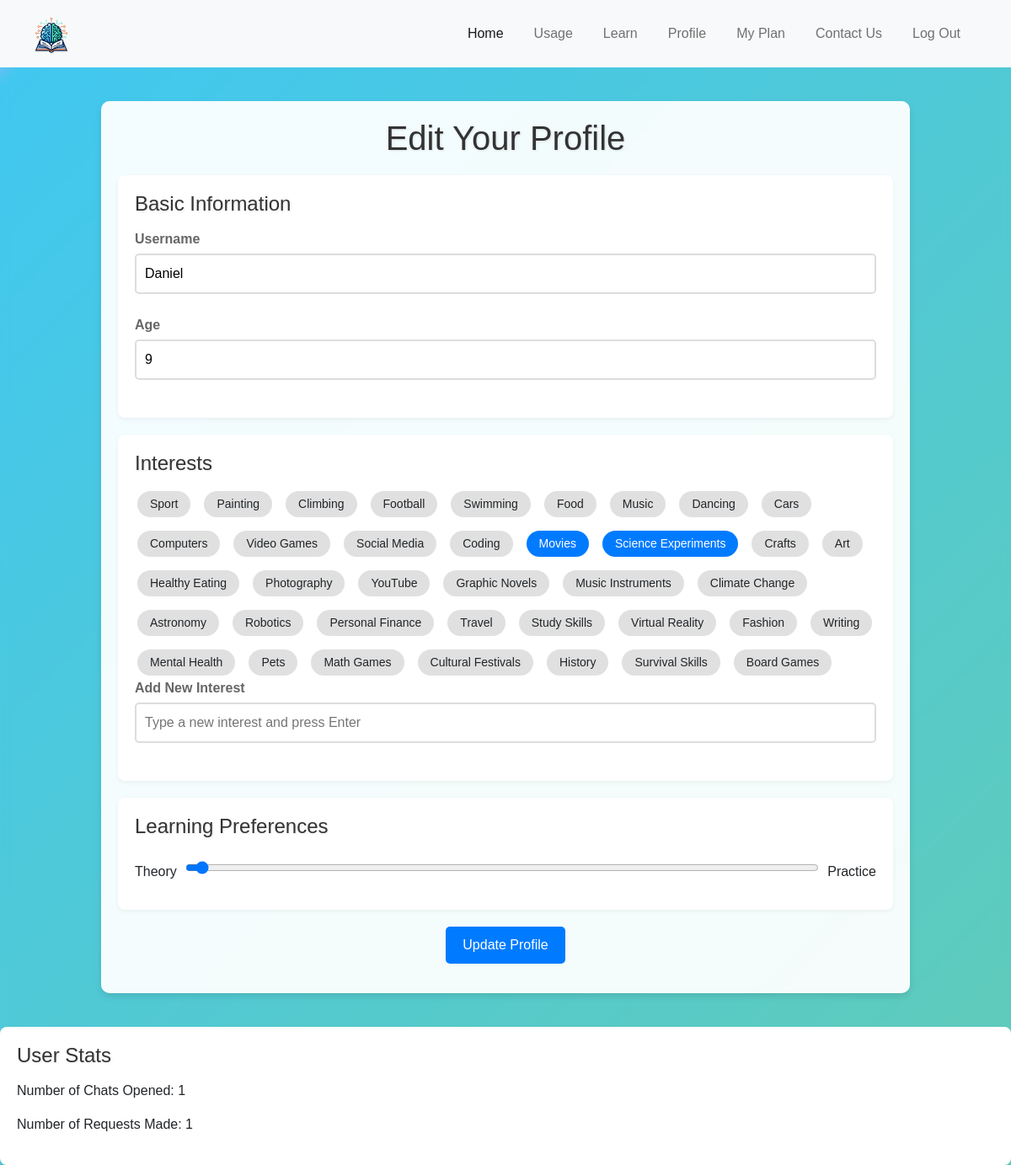
Screenshot of /profile (signed in) with the database file from the repository.
### tables this page shows
CREATE TABLE users (
    id INTEGER PRIMARY KEY AUTOINCREMENT,
    username TEXT NOT NULL UNIQUE,
    password TEXT NOT NULL
, age INTEGER, learning_preference INTEGER, likes TEXT, chats_opened INTEGER DEFAULT 0, requests_made INTEGER DEFAULT 0);

### app.py (the view)
@app.route("/profile", methods=["GET", "POST"])
@login_required
def profile():
    conn = get_db_connection("users.db")
    cursor = conn.cursor()
    if request.method == "POST":
        username = request.form['username']
        age = request.form['age']
        likes = ','.join(request.form.getlist('likes'))
        learning_preference = request.form['learning_preference']
        new_interest = request.form.get('new_interest')
        if new_interest:
            likes += f",{new_interest}"
        try:
            cursor.execute("UPDATE users SET username = ?, age = ?, likes = ?, learning_preference = ? WHERE id = ?",
                           (username, age, likes, learning_preference, session['user_id']))
            conn.commit()
            flash("Profile updated successfully", "info")
        finally:
            conn.close()
        return redirect(url_for('learn_mathematics'))
    else:
        cursor.execute("SELECT * FROM users WHERE id = ?", (session['user_id'],))
        user = dict(cursor.fetchone())
        user['likes'] = user['likes'].split(',') if user['likes'] else []
        conn.close()
        return render_template("profile.html", user=user)

### app.py (called while the page is built)
@app.after_request
def after_request(response):
    response.headers["Cache-Control"] = "no-cache, no-store, must-revalidate"
    response.headers["Expires"] = 0
    response.headers["Pragma"] = "no-cache"
    return response

### helpers.py (called while the page is built)
def login_required(f):
    @wraps(f)
    def decorated_function(*args, **kwargs):
        if session.get("user_id") is None:
            return redirect("/login")
        return f(*args, **kwargs)
    return decorated_function

def get_db_connection(db_name):
    conn = sqlite3.connect(db_name)
    conn.row_factory = sqlite3.Row  # to access columns by name
    return conn

### web-app/templates/profile.html (shortened to what this page needs)
{% extends "layout.html" %}
{% block content %}
<link rel="stylesheet" href="{{ url_for('static', filename='profile_styles.css') }}">
<div class="profile-container">
    <h1>Edit Your Profile</h1>
    <form method="POST" action="/profile" class="profile-form">
        <div class="form-section">
            <h2>Basic Information</h2>
            <div class="form-group">
                <label for="username">Username</label>
                <input type="text" id="username" name="username" value="{{ user.username }}" required>
            </div>
            <div class="form-group">
                <label for="age">Age</label>
                <input type="number" id="age" name="age" value="{{ user.age }}" required>
            </div>
        </div>
        <div class="form-section">
            <h2>Interests</h2>
            <div class="topics-container" id="topics-container">
                {% for topic in [
                    'Sport', 'Painting', 'Climbing', 'Football', 'Swimming', 'Food', 'Music', 'Dancing',
                    'Cars', 'Computers', 'Video Games', 'Social Media', 'Coding', 'Movies', 'Science Experiments',
                    'Crafts', 'Art', 'Healthy Eating', 'Photography', 'YouTube', 'Graphic Novels',
                    'Music Instruments', 'Climate Change', 'Astronomy', 'Robotics', 'Personal Finance', 'Travel',
                    'Study Skills', 'Virtual Reality', 'Fashion', 'Writing', 'Mental Health', 'Pets', 'Math Games',
                    'Cultural Festivals', 'History', 'Survival Skills', 'Board Games'
                ] %}
                <label class="checkbox-label" for="like_{{ topic }}">{{ topic }}</label>
            </div>
            <div class="form-group">
                <label for="new_interest">Add New Interest</label>
                <input type="text" id="new_interest" name="new_interest" placeholder="Type a new interest and press Enter">
            </div>
        </div>
        <div class="form-section">
            <h2>Learning Preferences</h2>
            <div class="learning-preference">
                <label for="learning_preference">Theory</label>
                <input type="range" id="learning_preference" name="learning_preference" min="0" max="100" value="{{ user.learning_preference }}">
                <label for="learning_preference">Practice</label>
            </div>
        </div>
        <div class="form-group">
            <button type="submit" class="btn-update">Update Profile</button>
        </div>
    </form>
</div>
<div class="form-section">
    <h2>User Stats</h2>
    <p>Number of Chats Opened: {{ user.chats_opened }}</p>
    <p>Number of Requests Made: {{ user.requests_made }}</p>
</div>
{% endblock %}

### web-app/templates/layout.html (shortened to what this page needs)
<!DOCTYPE html>
<html lang="en">
    <head>
        <link href="https://cdn.jsdelivr.net/npm/bootstrap@5.1.3/dist/css/bootstrap.min.css" rel="stylesheet">
        <link href="/static/styles.css" rel="stylesheet">
    </head>
    <body>
        <nav class="navbar navbar-expand-lg navbar-light bg-light navbar-darkblue">
            <div class="container-fluid">
                <a class="navbar-brand" href="{{ url_for('index') }}">
                    <img src="{{ url_for('static', filename='images/nobackground.png') }}" alt="OpenMath Logo" style="height: 50px;">
                </a>
                <ul class="navbar-nav d-flex">
                    <li class="nav-item">
                        <a class="nav-link active" aria-current="page" href="{{ url_for('index') }}">Home</a>
                    </li>
                    <li class="nav-item">
                        <a class="nav-link" href="/usage">Usage</a>
                    </li>
                    <li class="nav-item">
                        <a class="nav-link" href="/learn">Learn</a>
                    </li>
                    <li class="nav-item">
                        <a class="nav-link" href="/profile">Profile</a>
                    </li>
                    <li class="nav-item">
                        <a class="nav-link" href="/myplan">My Plan</a>
                    </li>
                    <li class="nav-item">
                        <a class="nav-link" href="/contact">Contact Us</a>
                    </li>
                    {% if session.user_id %}
                    <li class="nav-item">
                        <a class="nav-link" href="/logout">Log Out</a>
                    </li>
                    {% endif %}
                </ul>
            </div>
        </nav>
        {% block content %}{% endblock %}
    </body>
</html>

### web-app/static/styles.css (style rules this page uses)
body, html { margin: 0; padding: 0; backdrop-filter: blur(5px); background-size: cover; }
.navbar { background-color: #092e52; padding: 10px 20px; }
.navbar-brand img { height: 40px; }
.navbar-nav { margin-left: auto; }
.navbar-darkblue { background-color: #0056b3; }
.nav-link { color: #007bff; margin-right: 20px; }

### web-app/static/profile_styles.css (style rules this page uses)
body { background: linear-gradient(-45deg, #c3d808 0%, #41c7f0 99%, #f0a9f7 100%); background-size: 400% 400%; animation: gradientBackground 15s ease infinite; font-family: 'Arial', sans-serif; margin: 0; padding: 0; }
.profile-container { max-width: 960px; margin: 40px auto; padding: 20px; background: rgba(255, 255, 255, 0.9); box-shadow: 0 4px 8px rgba(0,0,0,0.1); border-radius: 10px; position: relative; overflow: hidden; }
.profile-container::before, .profile-container::after { content: ''; position: absolute; width: 200%; height: 200%; top: -50%; left: -50%; background: rgba(255, 255, 255, 0.2); transform: rotate(45deg); z-index: -1; }
.profile-container h1 { text-align: center; color: #333; margin-bottom: 20px; font-size: 2.5em; text-shadow: 1px 1px 3px rgba(0,0,0,0.1); }
.profile-form { display: grid; grid-template-columns: 1fr; gap: 20px; }
.form-section { background: #fff; padding: 20px; border-radius: 8px; box-shadow: 0 2px 5px rgba(0,0,0,0.05); }
.form-section h2 { color: #333; margin-bottom: 15px; font-size: 1.5em; text-shadow: 1px 1px 3px rgba(0,0,0,0.1); }
.form-group { margin-bottom: 15px; }
.form-group label { display: block; margin-bottom: 5px; font-weight: bold; color: #666; }
input[type="text"], input[type="number"], input[type="range"] { width: 100%; padding: 10px; border: 2px solid #ddd; border-radius: 5px; font-size: 16px; margin-bottom: 10px; }
.checkbox-label { background: #e0e0e0; border-radius: 20px; padding: 5px 15px; cursor: pointer; display: inline-flex; align-items: center; font-size: 14px; transition: background-color 0.3s, color 0.3s; margin: 3px; }
input[type="checkbox"]:checked + .checkbox-label { background: #007bff; color: white; }
.btn-update { background-color: #007bff; border: none; padding: 10px 20px; border-radius: 5px; color: white; cursor: pointer; font-size: 16px; display: block; margin: 0 auto; }
.learning-preference { display: flex; align-items: center; gap: 10px; justify-content: space-between; }
.topics-container { display: flex; flex-wrap: wrap; gap: 10px; }

### rows the page displays
users: username "Daniel", age "9", learning_preference "0", chats_opened "1", requests_made "1"

### other values shown
{{ topic }} "Sport" "Painting" "Climbing" "Football" "Swimming" "Food" "Music" "Dancing" "Cars" "Computers" "Video Games" "Social Media" "Coding" "Movies" "Science Experiments" "Crafts" "Art" "Healthy Eating" "Photography" "YouTube" "Graphic Novels" "Music Instruments" "Climate Change" "Astronomy" "Robotics" "Personal Finance" "Travel" "Study Skills" "Virtual Reality" "Fashion" "Writing" "Mental Health" "Pets" "Math Games" "Cultural Festivals" "History" "Survival Skills" "Board Games"
